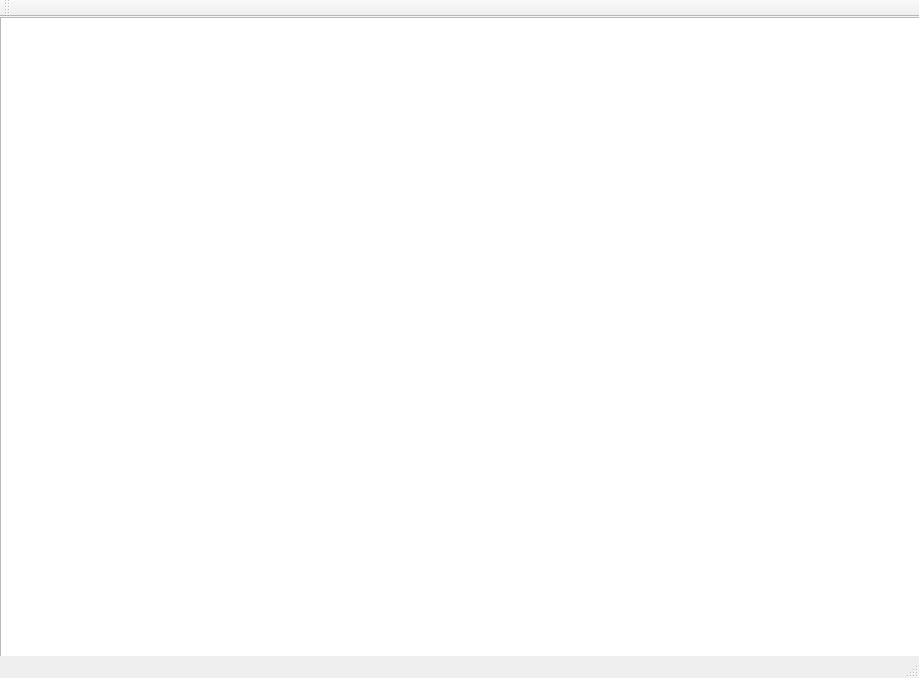
<?xml version="1.0" encoding="UTF-8"?>
<ui version="4.0">
 <class>MainWindow</class>
 <widget class="QMainWindow" name="MainWindow">
  <property name="geometry">
   <rect>
    <x>0</x>
    <y>0</y>
    <width>919</width>
    <height>678</height>
   </rect>
  </property>
  <property name="windowTitle">
   <string>MainWindow</string>
  </property>
  <widget class="QWidget" name="centralWidget">
   <widget class="QGraphicsView" name="graphicsView">
    <property name="geometry">
     <rect>
      <x>0</x>
      <y>0</y>
      <width>921</width>
      <height>641</height>
     </rect>
    </property>
   </widget>
  </widget>
  <widget class="QMenuBar" name="menuBar">
   <property name="geometry">
    <rect>
     <x>0</x>
     <y>0</y>
     <width>919</width>
     <height>19</height>
    </rect>
   </property>
  </widget>
  <widget class="QToolBar" name="mainToolBar">
   <attribute name="toolBarArea">
    <enum>TopToolBarArea</enum>
   </attribute>
   <attribute name="toolBarBreak">
    <bool>false</bool>
   </attribute>
  </widget>
  <widget class="QStatusBar" name="statusBar"/>
 </widget>
 <layoutdefault spacing="6" margin="11"/>
 <resources/>
 <connections/>
</ui>
